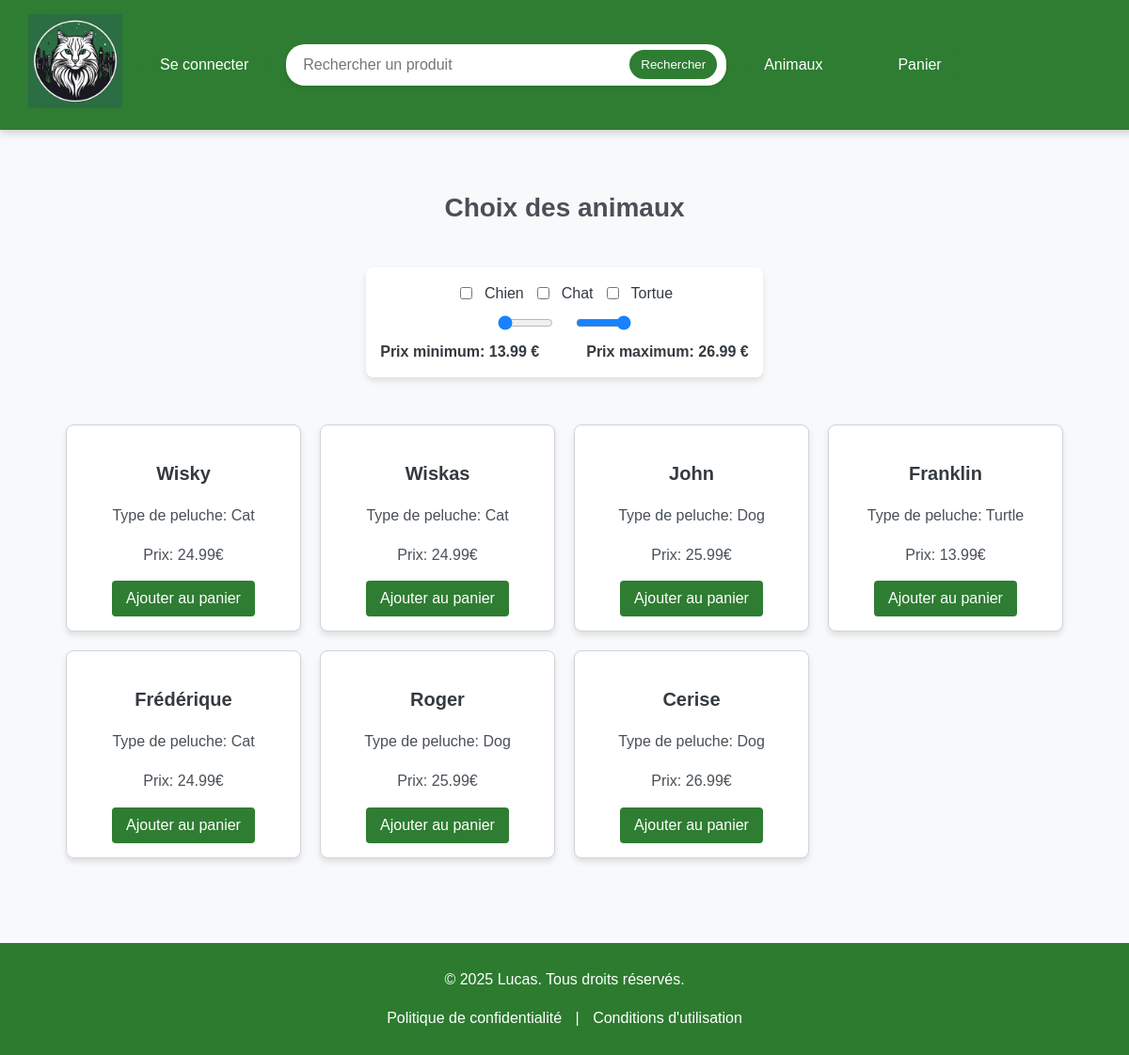
The page /store.php on the database its author committed.
### tables this page shows
CREATE TABLE `animals` (
  `idAnimals` int(11) NOT NULL,
  `nameAnimals` varchar(100) NOT NULL,
  `typeAnimals` varchar(100) NOT NULL,
  `weightAnimals` varchar(100) NOT NULL,
  `colorAnimals` varchar(100) NOT NULL,
  `priceAnimals` decimal(5,2) NOT NULL,
  `imageAnimals` varchar(100) NOT NULL,
  PRIMARY KEY (`idAnimals`)
);

### store.php (the view, shortened to what this page needs)
<?php
$servername = "localhost";
$dbname = "e_commerce_project";
$dbusername = "root";
$dbpassword = "";
try {
    $conn = new PDO("mysql:host=$servername;dbname=$dbname", $dbusername, $dbpassword);
    $conn->setAttribute(PDO::ATTR_ERRMODE, PDO::ERRMODE_EXCEPTION);
    $priceQuery = $conn->query("SELECT MIN(priceAnimals) AS min_price, MAX(priceAnimals) AS max_price FROM animals");
    $priceResult = $priceQuery->fetch(PDO::FETCH_ASSOC);
    $minPrice = $priceResult['min_price'] ?? 0;
    $maxPrice = $priceResult['max_price'] ?? 300.00;
    $sql = "SELECT idAnimals, nameAnimals, priceAnimals, typeAnimals FROM animals WHERE 1=1";
    $stmt = $conn->query($sql);
    $products = $stmt->fetchAll(PDO::FETCH_ASSOC);
} catch (PDOException $e) {
    echo "Erreur de connexion : " . $e->getMessage();
    exit;
}
?>
<!doctype html>
<html lang="fr">
<head>
    <link rel="stylesheet" href="style/store.css">
</head>
<body>
<div class="navbar">
    <?php include 'navbar.php'; ?>
</div>
<br><br><br><br><br><br><br>
<h1 class="store-title">Choix des animaux</h1>
<form method="get" class="filter-form" id="filter-form">
    <label>
        <input type="checkbox" name="filter_dog" value="Dog" <?php echo isset($_GET['filter_dog']) ? 'checked' : ''; ?>>
        Chien
        <input type="checkbox" name="filter_cat" value="Cat" <?php echo isset($_GET['filter_cat']) ? 'checked' : ''; ?>>
        Chat
        <input type="checkbox" name="filter_turtle" value="Turtle" <?php echo isset($_GET['filter_turtle']) ? 'checked' : ''; ?>>
        Tortue
    </label>
    <div class="price-slider">
        <input type="range" name="price_min" min="<?php echo $minPrice; ?>" max="<?php echo $maxPrice; ?>" value="<?php echo isset($_GET['price_min']) ? $_GET['price_min'] : $minPrice; ?>" step="1" style="width: 15%" id="minPrice">
        <input type="range" name="price_max" min="<?php echo $minPrice; ?>" max="<?php echo $maxPrice; ?>" value="<?php echo isset($_GET['price_max']) ? $_GET['price_max'] : $maxPrice; ?>" step="1" style="width: 15%" id="maxPrice">
    </div>
    <div class="price-values">
        <span> Prix minimum: <span id="price_min"><?php echo isset($_GET['price_min']) ? $_GET['price_min'] : $minPrice; ?></span> €</span>
        <span> Prix maximum: <span id="price_max"><?php echo isset($_GET['price_max']) ? $_GET['price_max'] : $maxPrice; ?></span> €</span>
    </div>
</form>
<div class="products">
    <?php foreach ($products as $product): ?>
        <div class="product">
            <a href="fiche_produit.php?idAnimals=<?php echo htmlspecialchars($product['idAnimals']); ?>">
                <h2><?php echo htmlspecialchars($product['nameAnimals']); ?></h2>
            </a>
                <p>Type de peluche: <?php echo htmlspecialchars($product['typeAnimals']); ?></p>
                <p>Prix: <?php echo htmlspecialchars($product['priceAnimals']); ?>€</p>
                <form method="post" action="cart.php">
                    <button type="submit" name="add_to_cart">Ajouter au panier</button>
                </form>
        </div>
    <?php endforeach; ?>
</div>
<?php include "footer.php"?>
</body>
</html>

### style/store.css (style rules this page uses)
body { font-family: Arial, sans-serif; line-height: 1.6; margin: 0; padding: 0; background-color: #f8f9fa; color: #343a40; }
h1, h2 { color: #343a40; text-align: center; margin: 20px 0; }
a { text-decoration: none; color: #007bff; }
.store-title { margin: 20px auto; font-size: 28px; text-align: center; color: #495057; }
.filter-form { display: flex; flex-direction: column; align-items: center; justify-content: center; background-color: #ffffff; padding: 15px; border-radius: 8px; box-shadow: 0 4px 6px rgba(0, 0, 0, 0.1); max-width: 500px; margin: 20px auto; }
.filter-form label { display: flex; gap: 10px; justify-content: center; align-items: center; flex-wrap: wrap; }
.price-slider { display: flex; justify-content: center; align-items: center; gap: 20px; width: 100%; margin-top: 10px; }
.price-slider input[type="range"] { width: 40%; height: 12px; border-radius: 6px; background: #ced4da; outline: none; opacity: 0.9; transition: opacity 0.2s ease-in-out; }
.price-values { display: flex; justify-content: center; gap: 50px; font-weight: bold; margin-top: 10px; }
.products { display: grid; grid-template-columns: repeat(auto-fit, minmax(250px, 1fr)); gap: 20px; max-width: 1200px; margin: 20px auto; padding: 10px; }
.product { background-color: #ffffff; border: 1px solid #ced4da; border-radius: 8px; box-shadow: 0 4px 6px rgba(0, 0, 0, 0.1); padding: 15px; text-align: center; transition: transform 0.3s ease, box-shadow 0.3s ease; }
.product h2 { font-size: 20px; color: #343a40; margin-bottom: 10px; }
.product p { font-size: 16px; color: #495057; margin-bottom: 15px; }
.product button { background-color: #2E7D32; color: #ffffff; border: none; padding: 10px 15px; border-radius: 4px; cursor: pointer; font-size: 16px; transition: background-color 0.3s ease; }

### style/navbar.css (style rules this page uses)
.navbar { position: fixed; top: 0; left: 0; width: 100%; display: flex; justify-content: left; align-items: center; background-color: #2e7d32; padding: 15px 30px; z-index: 1000; box-shadow: 0 4px 8px rgba(0, 0, 0, 0.15); font-family: 'Arial', sans-serif; }
body { margin-top: 200px; }

### footer.php (style rules this page uses)
body { display: flex; flex-direction: column; min-height: 100vh; margin: 0; }

### rows shown on the page
animals: nameAnimals "Wisky", typeAnimals "Cat", priceAnimals "24.99"
animals: nameAnimals "Wiskas", typeAnimals "Cat", priceAnimals "24.99"
animals: nameAnimals "John", typeAnimals "Dog", priceAnimals "25.99"
animals: nameAnimals "Franklin", typeAnimals "Turtle", priceAnimals "13.99"
animals: nameAnimals "Frédérique", typeAnimals "Cat", priceAnimals "24.99"
animals: nameAnimals "Roger", typeAnimals "Dog", priceAnimals "25.99"
animals: nameAnimals "Cerise", typeAnimals "Dog", priceAnimals "26.99"

### other values the page prints
$minPrice "13.99"
$maxPrice "26.99"
